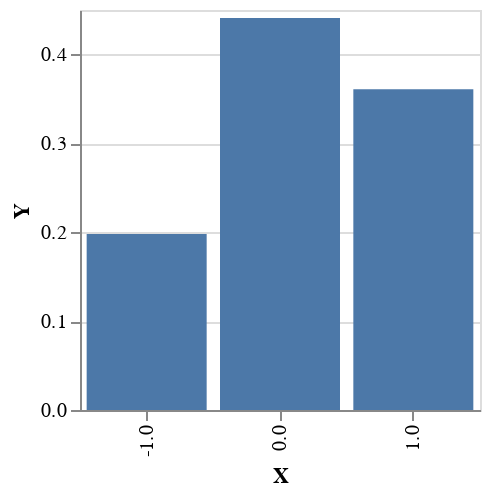

Notebook source saved alongside this figure:
### Code cell
plotVega (first (pack . show) <$> inferredDistribution)

### Figure 1 — Vega-Lite specification as saved in the notebook (floating-point values rounded to 4 significant figures)
{"$schema": "https://vega.github.io/schema/vega-lite/v4.json", "data": {"values": [{"X": "-1.0", "Y": 0.1981}, {"X": "0.0", "Y": 0.4409}, {"X": "1.0", "Y": 0.361}]}, "encoding": {"x": {"field": "X", "sort": ["-1.0", "0.0", "1.0"], "type": "nominal"}, "y": {"field": "Y", "type": "quantitative"}}, "height": 200, "mark": "bar", "width": 200}
